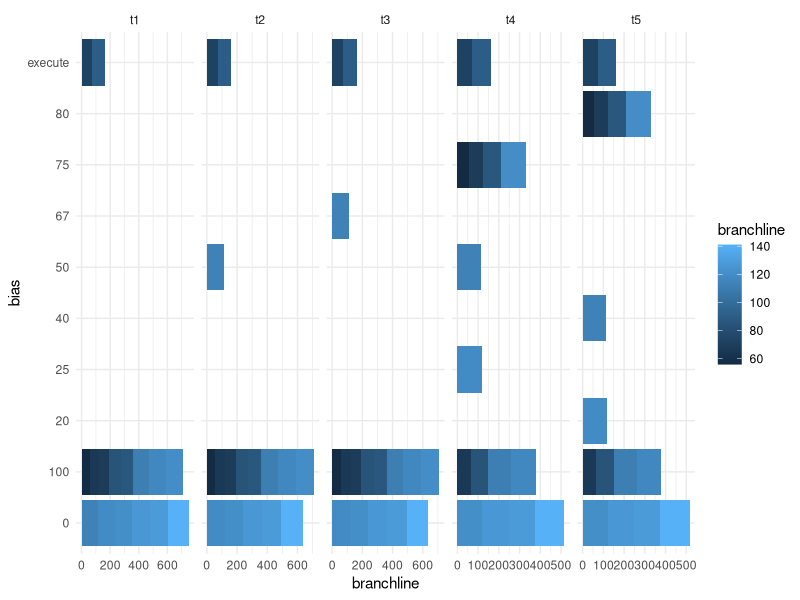

Write the R code that produced this figure.
setwd("/Users/dewansh/COURSE/cs251/6")
q=read.csv("result1.csv")
library(ggplot2)
d <- data.frame(q)
p = ggplot(data = d, aes(fill=branchline,x = branchline, y = bias)) + geom_bar(stat='identity')+ facet_grid(~testcase, scale='free_x') +theme_minimal()
p
